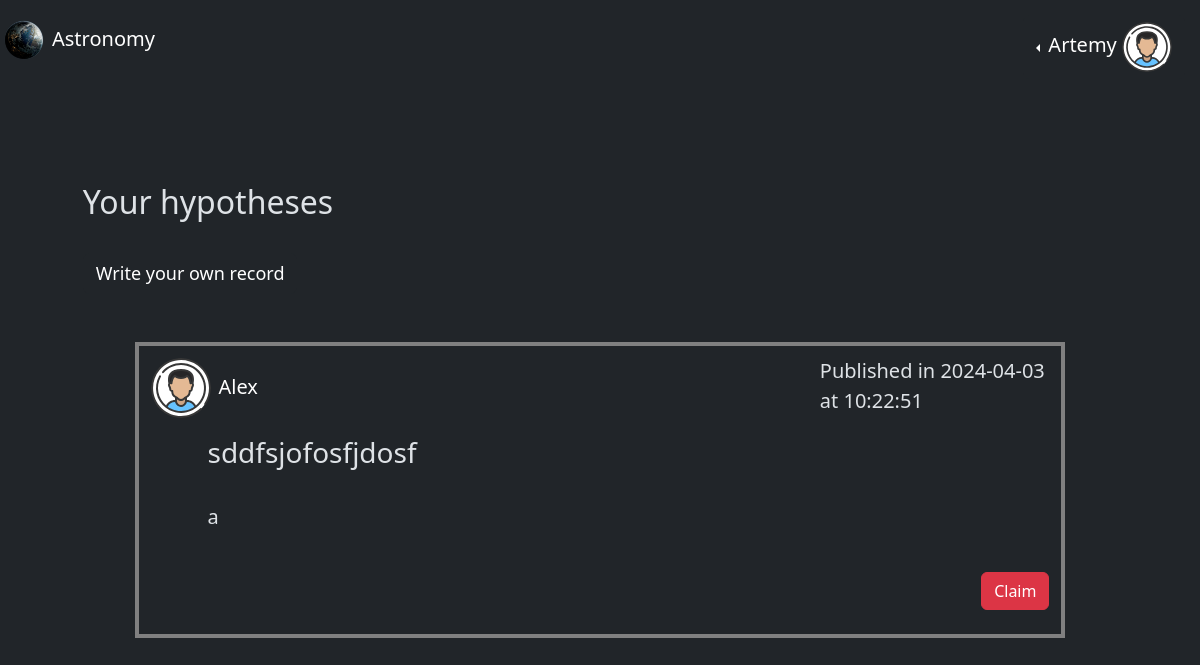
/astronomy-site/your_hypotheses (signed in), run on the app's committed database.
### data/users.py (models this page shows, shortened)
class User(SqlBase, UserMixin):
    __tablename__ = 'users'
    id = sqlalchemy.Column(
        sqlalchemy.Integer, primary_key=True, autoincrement=True)
    username = sqlalchemy.Column(
        sqlalchemy.Integer, unique=True, index=True)
    email = sqlalchemy.Column(sqlalchemy.String, unique=True)
    profile_image = sqlalchemy.Column(sqlalchemy.String)
    age = sqlalchemy.Column(sqlalchemy.Integer)
    gender = sqlalchemy.Column(sqlalchemy.String)
    hashed_password = sqlalchemy.Column(sqlalchemy.String)
    profile_url = sqlalchemy.Column(sqlalchemy.String)
    created_date = sqlalchemy.Column(
        sqlalchemy.DateTime, default=dt.datetime.now)
    records = orm.relationship("Records", back_populates="")

### data/records.py (models this page shows)
class Records(SqlBase):
    __tablename__ = "records"
    id = sqlalchemy.Column(sqlalchemy.Integer, primary_key=True, autoincrement=True)
    title = sqlalchemy.Column(sqlalchemy.String)
    content = sqlalchemy.Column(sqlalchemy.String)
    created_date = sqlalchemy.Column(sqlalchemy.DateTime, default=dt.datetime.now)
    count_of_claims = sqlalchemy.Column(sqlalchemy.Integer, default=0)
    user_id = sqlalchemy.Column(sqlalchemy.Integer, sqlalchemy.ForeignKey("users.id"))
    user = orm.relationship("User")

### server.py (the view, shortened to what this page needs)
@app.route("/astronomy-site/your_hypotheses", methods=['POST', 'GET'])
@login_required
def your_hypotheses():
    data_base_session = new_session()
    posts = data_base_session.query(Records).all()
    posts = sorted(posts, key=lambda x: x.created_date)
    users_and_records_dict = dict()
    for post in posts:
        user = data_base_session.query(User).filter(User.id == post.user_id).first()
        users_and_records_dict[post] = user
    return render_template("your_hypotheses.html", users_and_records_dict=users_and_records_dict,
                           title='Your hypotheses of formation of the Solar system')

### data/data_base_session.py (called while the page is built)
def new_session() -> Session:
    global __main_factory
    return __main_factory()

### server.py (called while the page is built)
@login_manager.user_loader
def load_user(user_id):
    data_base_session = new_session()
    return data_base_session.query(User).get(user_id)

### templates/your_hypotheses.html (shortened to what this page needs)
<!DOCTYPE html>
<html lang="en" data-bs-theme="dark">
<head>
  <link href="https://cdn.jsdelivr.net/npm/bootstrap@5.3.3/dist/css/bootstrap.min.css" rel="stylesheet" />
  <link rel="stylesheet" href="/static/css/style._for_main_page.css" />
</head>
<body>
  <header>
    <div class="container-1">
      <div class="first-nav">
        <a href="/astronomy-site">
        <nav>
            <img src="/static/images/logo.png" alt="" />
            <p>Astronomy</p>
        </nav>
      </a>
      </div>
      <div class="second-nav">
        {%if current_user.is_authenticated%}
        <div class="dropdown dropstart text-end" style="max-width: 30%;">
          <button type="button" class="btn btn-dark dropdown-toggle bg-dark text-white" data-bs-toggle="dropdown">
            <span style="font-size: 20px; ">{{current_user.username}} <img class="rounded-circle"
                src={{current_user.profile_image}} alt="" style="width: 50px; height: 50px;"></span>
          </button>
        </div>
        {%else%}
        <p><a class="navbar-brand" href="/astronomy-site/sign_in">Sign in</a></p>
        {%endif%}
      </div>
    </div>
  </header>
  <main role="main" class="container" style="max-width: 100%; max-height: 100%;">
    <link rel="stylesheet" href="/static/css/your_hyp.css">
    <div class="container">
      <h2>Your hypotheses</h2><br>
      <button class="btn btn-dark">
        <a href="/astronomy-site/your_hypotheses/write_hypothesis">Write your own record</a>
      </button>
      {%for post, user in users_and_records_dict.items()%}
      <div class="container mt-5" style="border: 4px solid grey;">
        <form method="post">
          <div class="info_container">
            <div class="avatar_name">
              <a href={{user.profile_url}}>
                <nav>
                  <img class="rounded-circle" src={{user.profile_image}} alt="">
                  {%if user.username == current_user.username%}
                  <p>You</p>
                  {%else%}
                  <p>{{user.username}}</p>
                  {%endif%}
                </nav>
              </a>
            </div>
            <div class="post_id" style="word-wrap: break-word;">
              <p>Published in {{post.created_date.date()}} at {{((post.created_date.time()|string).split(".")).0}}</p>
            </div>
          </div>
          <div class="container mt-1" style="word-wrap: break-word;">
            <h3>{{post.title}}</h3><br>
            <p>{{post.content}}</p>
          </div>
          <br>
          {%if post.user_id != current_user.id%}
          <div class="button_container" style="display: flex; justify-content: right;">
            <button class="btn btn-md btn-danger" type="submit">Claim</button>
          </div>
          {%endif%}
          <br>
        </form>
      </div>
      {%endfor%}
    </div>
  </main>
</body>
</html>

### static/css/style._for_main_page.css (style rules this page uses)
header .container-1 { max-width: 100vw; padding: 0; margin: 0; position: sticky; padding-left: 4px; }
header .container-1 a { font-size: 20px; text-decoration: none; color: white; }
.container-1 { max-width: 100vw; padding: 0; margin: 0; display: flex; justify-content: space-between; position: sticky; padding-left: 4px; margin-top: 4px; }
.first-nav { margin-top: 2px; align-self: center; float: left; width: 50%; padding-bottom: 4px; }
.first-nav nav { display: flex; }
.first-nav nav p { margin: 0; padding: 0; margin-left: 8px; justify-content: center; align-self: center; }
.first-nav img { max-width: 60px; max-height: 60px; margin-top: 2px; }
.second-nav { padding: 0; margin: 0; padding-top: 15px; padding-right: 15px; }
.container-1 .first-nav { text-align: left; align-self: center; }
main { max-width: 100%; max-height: 100%; }
.container { margin-top: 13vh; max-width: 90%; max-height: 90%; }
p { font-size: 20px; }

### static/css/your_hyp.css (style rules this page uses)
a { text-decoration: none; font-size: 18px; color: white; }
.info_container { word-wrap: break-word; padding: 0; margin: 0; display: flex; justify-content: space-between; }
.avatar_name { float: left; width: 50%; margin-right: 40%; margin-bottom: 4px; }
.post_id { padding: 0; margin: 0; align-items: center; padding-top: 10px; }
.avatar_name img { max-width: 60px; max-height: 60px; margin-top: 2px; }
.info_container .avatar_name { text-align: left; align-self: center; }
.avatar_name nav { display: flex; }
.avatar_name nav p { margin: 0; padding: 0; margin-left: 8px; justify-content: center; align-self: center; }

### data on the page
User: username "Artemy", profile_image (picture)
Records: profile_image (picture), username "Alex", created_date "2024-04-03", created_date "10:22:51", title "sddfsjofosfjdosf", content "a"
